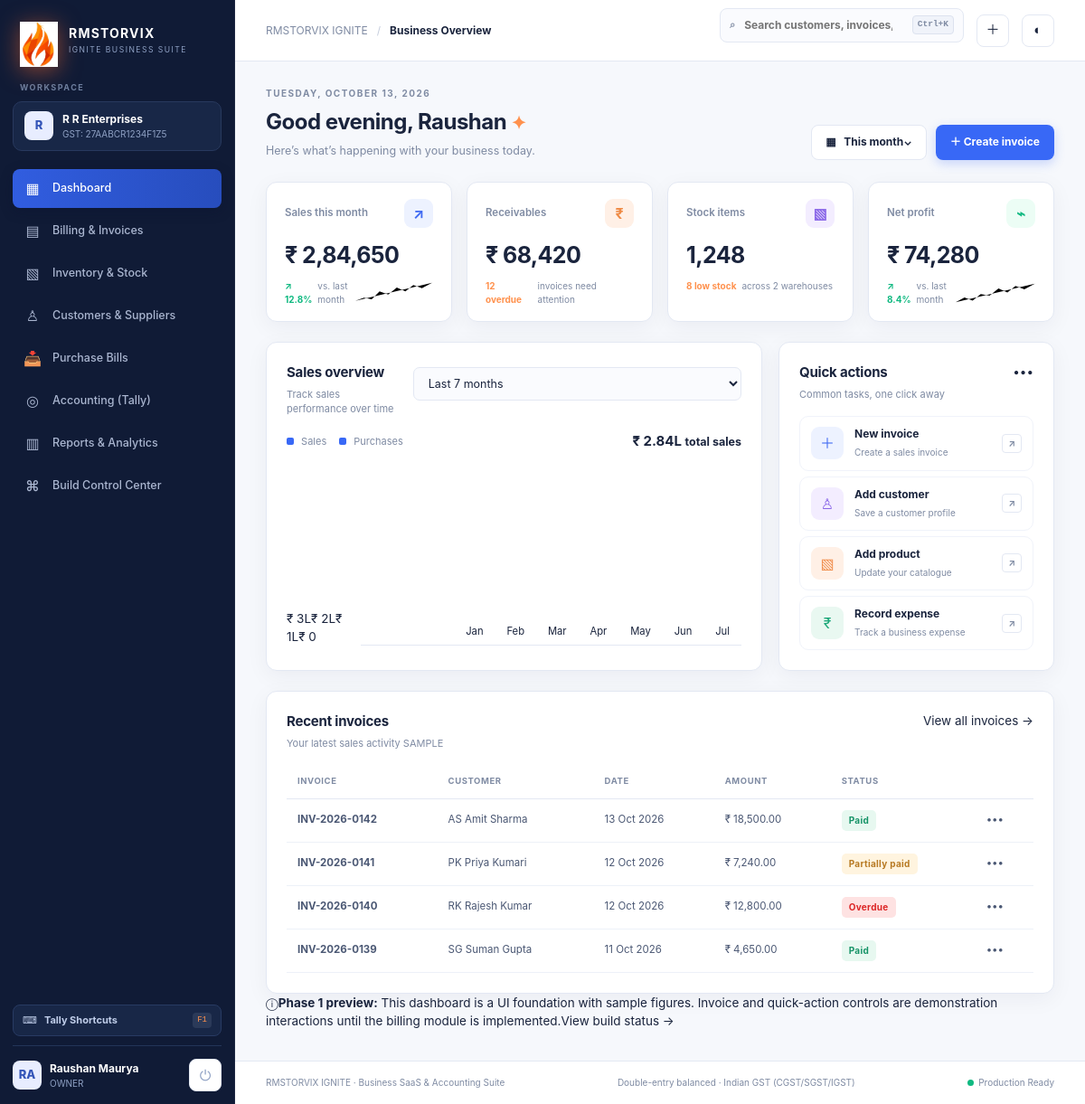
/dashboard (signed in), run on the app's committed database.
### tables this page shows
CREATE TABLE users (
  id INTEGER PRIMARY KEY AUTOINCREMENT,
  public_id TEXT NOT NULL UNIQUE,
  business_id INTEGER,
  full_name TEXT NOT NULL,
  email TEXT NOT NULL UNIQUE,
  mobile TEXT,
  password_hash TEXT NOT NULL,
  platform_role TEXT NOT NULL DEFAULT 'BUSINESS_USER' CHECK(platform_role IN ('SUPER_ADMIN','PLATFORM_ADMIN','BUSINESS_USER')),
  business_role TEXT NOT NULL DEFAULT 'OWNER' CHECK(business_role IN ('OWNER','ADMIN','ACCOUNTANT','BILLING_OPERATOR','INVENTORY_MANAGER','READ_ONLY')),
  account_status TEXT NOT NULL DEFAULT 'ACTIVE' CHECK(account_status IN ('PENDING_VERIFICATION','ACTIVE','LOCKED','DISABLED')),
  email_verified_at TEXT,
  mfa_enabled INTEGER NOT NULL DEFAULT 0,
  mfa_secret TEXT,
  last_login_at TEXT,
  created_at TEXT NOT NULL DEFAULT (datetime('now')),
  updated_at TEXT NOT NULL DEFAULT (datetime('now')),
  FOREIGN KEY (business_id) REFERENCES businesses(id) ON DELETE RESTRICT
);

CREATE TABLE businesses (
  id INTEGER PRIMARY KEY AUTOINCREMENT,
  public_id TEXT NOT NULL UNIQUE,
  business_name TEXT NOT NULL,
  owner_name TEXT NOT NULL,
  business_type TEXT,
  gstin TEXT,
  email TEXT NOT NULL,
  mobile TEXT NOT NULL,
  address_line TEXT,
  city TEXT,
  state TEXT,
  state_code TEXT,
  pin_code TEXT,
  financial_year_start_month INTEGER NOT NULL DEFAULT 4,
  currency TEXT NOT NULL DEFAULT 'INR',
  logo_url TEXT,
  tax_preference TEXT NOT NULL DEFAULT 'GST_REGISTERED',
  invoice_prefix TEXT NOT NULL DEFAULT 'INV',
  invoice_next_number INTEGER NOT NULL DEFAULT 1,
  approval_status TEXT NOT NULL DEFAULT 'PENDING' CHECK(approval_status IN ('PENDING','APPROVED','REJECTED','SUSPENDED')),
  approved_by INTEGER,
  approved_at TEXT,
  rejection_reason TEXT,
  is_active INTEGER NOT NULL DEFAULT 1,
  created_at TEXT NOT NULL DEFAULT (datetime('now')),
  updated_at TEXT NOT NULL DEFAULT (datetime('now'))
);

### app/bootstrap.php (called while the page is built, shortened)
<?php
function db(): PDO {
    static $pdo = null;
    $config = require dirname(__DIR__) . '/config/database.php';
    $driver = $config['driver'];
    if ($driver === 'mysql') {
        $mc = $config['mysql'];
        $dsn = sprintf('mysql:host=%s;port=%d;dbname=%s;charset=%s', $mc['host'], $mc['port'], $mc['database'], $mc['charset']);
        $pdo = new PDO($dsn, $mc['username'], $mc['password'], [
            PDO::ATTR_ERRMODE => PDO::ERRMODE_EXCEPTION,
            PDO::ATTR_DEFAULT_FETCH_MODE => PDO::FETCH_ASSOC,
            PDO::ATTR_EMULATE_PREPARES => false,
        ]);
    } else {
        $dbPath = $config['sqlite']['database'];
        $pdo = new PDO('sqlite:' . $dbPath, null, null, [
            PDO::ATTR_ERRMODE => PDO::ERRMODE_EXCEPTION,
            PDO::ATTR_DEFAULT_FETCH_MODE => PDO::FETCH_ASSOC,
        ]);
        $pdo->exec('PRAGMA journal_mode = WAL;');
        $pdo->exec('PRAGMA foreign_keys = ON;');
        $pdo->exec('PRAGMA busy_timeout = 5000;');
    }
    return $pdo;
}
function user(): ?array {
    return $_SESSION['user'] ?? null;
}
function login_required(): array {
    $u = user();
    $stmt = db()->prepare('
        SELECT u.id, u.full_name, u.email, u.mobile, u.platform_role, u.business_role, u.account_status,
               u.business_id, b.business_name, b.approval_status, b.gstin, b.currency
        FROM users u
        LEFT JOIN businesses b ON b.id = u.business_id
        WHERE u.id = ?
    ');
    $stmt->execute([(int)$u['id']]);
    $fresh = $stmt->fetch();
    return $fresh;
}

### resources/views/layout.php (the view, shortened to what this page needs)
<?php
$active = $active ?? 'dashboard';
$pageTitle = $pageTitle ?? 'Business overview';
$currentUser = function_exists('user') ? user() : null;
$bizName = $currentUser['business_name'] ?? 'Apex Enterprise Logistics';
$avatarLetter = strtoupper(substr($bizName, 0, 1) ?: 'A');
$userName = $currentUser['full_name'] ?? 'Workspace User';
$nav = [
  ['key'=>'dashboard','label'=>'Dashboard','icon'=>'▦','href'=>'/dashboard'],
  ['key'=>'invoices','label'=>'Billing & Invoices','icon'=>'▤','href'=>'/invoices'],
  ['key'=>'inventory','label'=>'Inventory & Stock','icon'=>'▧','href'=>'/inventory'],
  ['key'=>'parties','label'=>'Customers & Suppliers','icon'=>'♙','href'=>'/parties'],
  ['key'=>'purchases','label'=>'Purchase Bills','icon'=>'📥','href'=>'/purchases'],
  ['key'=>'accounting','label'=>'Accounting (Tally)','icon'=>'◎','href'=>'/accounting'],
  ['key'=>'reports','label'=>'Reports & Analytics','icon'=>'▥','href'=>'/reports'],
  ['key'=>'build-control','label'=>'Build Control Center','icon'=>'⌘','href'=>'/build-control'],
];
?>
<!doctype html>
<html lang="en">
<head>
  <link rel="stylesheet" href="/assets/css/app.css">
</head>
<body>
<div class="app-shell">
  <aside class="sidebar" id="sidebar">
    <a class="brand" href="/dashboard" aria-label="RMSTORVIX IGNITE home">
      <span class="brand-mark brand-logo">
        <img src="/assets/images/logo.png" alt="RMSTORVIX IGNITE Logo" class="brand-logo-img">
      </span>
      <span class="brand-copy"><strong>RMSTORVIX</strong><small>IGNITE BUSINESS SUITE</small></span>
    </a>
    <div class="workspace-label">WORKSPACE</div>
    <div class="workspace-switch">
      <span class="workspace-avatar"><?= htmlspecialchars($avatarLetter) ?></span>
      <span>
        <strong><?= htmlspecialchars($bizName) ?></strong>
        <small><?= !empty($currentUser['gstin']) ? 'GST: ' . htmlspecialchars($currentUser['gstin']) : 'Active Workspace' ?></small>
      </span>
    </div>
    <nav aria-label="Main navigation">
      <?php foreach ($nav as $item): ?>
      <a class="nav-item <?= $active === $item['key'] ? 'active' : '' ?>" href="<?= htmlspecialchars($item['href']) ?>">
        <span class="nav-icon" aria-hidden="true"><?= $item['icon'] ?></span><span><?= htmlspecialchars($item['label']) ?></span>
      </a>
      <?php endforeach; ?>
    </nav>
    <div class="sidebar-bottom">
      <div class="tally-badge" id="openShortcutsBtn" title="Press F1 for keyboard shortcuts" style="margin-bottom:10px;cursor:pointer;padding:8px 10px;background:#182747;border-radius:8px;font-size:11px;color:#c0ceea;display:flex;align-items:center;gap:8px;">
        <span>⌨</span> <strong>Tally Shortcuts</strong> <kbd style="margin-left:auto;background:#2b3a59;padding:2px 5px;border-radius:4px;font-size:9px;">F1</kbd>
      </div>
      <div class="user-profile">
        <span class="profile-avatar"><?= htmlspecialchars(strtoupper(substr($userName, 0, 2))) ?></span>
        <span>
          <strong><?= htmlspecialchars($userName) ?></strong>
          <small><?= htmlspecialchars($currentUser['business_role'] ?? 'Owner') ?></small>
        </span>
        <a href="/logout" class="icon-button" title="Logout" style="margin-left:auto;text-decoration:none;font-size:16px;">⏻</a>
      </div>
    </div>
  </aside>
  <main class="main">
    <header class="topbar">
      <div class="breadcrumbs"><span>RMSTORVIX IGNITE</span><span class="crumb-sep">/</span><strong><?= htmlspecialchars($pageTitle) ?></strong></div>
      <div class="topbar-actions">
        <label class="searchbox"><span>⌕</span><input id="globalSearch" type="search" placeholder="Search customers, invoices, items..." aria-label="Search"><kbd>Ctrl+K</kbd></label>
        <button class="icon-button" id="quickActionHeaderBtn" title="Quick Action (F8 New Invoice)">＋</button>
        <button class="theme-toggle" id="themeToggle" aria-label="Toggle light or dark theme">◐</button>
      </div>
    </header>
    <div class="content">
      <?php if (isset($contentView) && file_exists($contentView)): ?>
        <?php require $contentView; ?>
      <?php elseif (isset($bodyContent)): ?>
        <?= $bodyContent ?>
      <?php else: ?>
        <?php require __DIR__ . '/dashboard.php'; ?>
      <?php endif; ?>
    </div>
    <footer class="footer">
      <span>RMSTORVIX IGNITE · Business SaaS & Accounting Suite</span>
      <span>Double-entry balanced · Indian GST (CGST/SGST/IGST)</span>
      <span><span class="status-dot"></span>Production Ready</span>
    </footer>
  </main>
</div>
</body>
</html>

### public/index.php (shortened to what this page needs)
<?php
require_once __DIR__ . '/../app/bootstrap.php';
$uri = parse_url($_SERVER['REQUEST_URI'] ?? '/', PHP_URL_PATH) ?: '/';
$uri = rtrim($uri, '/');
$tenantRoutes = [
    '/dashboard' => ['title' => 'Business Overview', 'active' => 'dashboard', 'view' => __DIR__ . '/../resources/views/dashboard.php'],
    '/invoices' => ['title' => 'Billing & Invoices', 'active' => 'invoices', 'view' => __DIR__ . '/../resources/views/invoices.php'],
    '/billing' => ['title' => 'Billing & Invoices', 'active' => 'invoices', 'view' => __DIR__ . '/../resources/views/invoices.php'],
    '/purchases' => ['title' => 'Purchase Bills & Inward Supplies', 'active' => 'purchases', 'view' => __DIR__ . '/../resources/views/purchases.php'],
    '/inventory' => ['title' => 'Item Master & Stock', 'active' => 'inventory', 'view' => __DIR__ . '/../resources/views/inventory.php'],
    '/items' => ['title' => 'Item Master & Stock', 'active' => 'inventory', 'view' => __DIR__ . '/../resources/views/inventory.php'],
    '/parties' => ['title' => 'Customers & Suppliers', 'active' => 'parties', 'view' => __DIR__ . '/../resources/views/parties.php'],
    '/reports' => ['title' => 'Statutory Compliance & Reports', 'active' => 'reports', 'view' => __DIR__ . '/../resources/views/reports.php'],
    '/accounting' => ['title' => 'General Ledger & Day Book', 'active' => 'accounting', 'view' => __DIR__ . '/../resources/views/ledger.php'],
    '/ledger' => ['title' => 'General Ledger & Day Book', 'active' => 'accounting', 'view' => __DIR__ . '/../resources/views/ledger.php'],
    '/build-control' => ['title' => 'Build Control Center', 'active' => 'build-control', 'view' => __DIR__ . '/../resources/views/build-control.php'],
];
if (isset($tenantRoutes[$uri])) {
    $currentUser = login_required();
    $pageTitle = $tenantRoutes[$uri]['title'];
    $active = $tenantRoutes[$uri]['active'];
    $contentView = $tenantRoutes[$uri]['view'];
    require __DIR__ . '/../resources/views/layout.php';
    exit;
}
    ?>
    <?php
exit;

### resources/views/dashboard.php (shortened to what this page needs)
<section class="page-heading">
  <div><p class="eyebrow">TUESDAY, OCTOBER 13, 2026</p><h1>Good evening, Raushan <span>✦</span></h1><p class="subheading">Here’s what’s happening with your business today.</p></div>
  <div class="heading-actions"><button class="button button-secondary" id="dateRange">▦ &nbsp; This month⌄</button><button class="button button-primary" id="createInvoice">＋ Create invoice</button></div>
</section>
<section class="metric-grid" aria-label="Business summary">
  <article class="metric-card"><div class="metric-top"><span>Sales this month</span><span class="metric-icon blue">↗</span></div><div class="metric-value">₹ 2,84,650</div><div class="metric-foot"><span class="trend positive">↗ 12.8%</span><span>vs. last month</span><svg class="sparkline" viewBox="0 0 100 30" aria-hidden="true"><path d="M1 25 L12 21 L22 23 L32 13 L43 17 L54 8 L65 13 L75 5 L86 9 L99 2"/></svg></div></article>
  <article class="metric-card"><div class="metric-top"><span>Receivables</span><span class="metric-icon orange">₹</span></div><div class="metric-value">₹ 68,420</div><div class="metric-foot"><span class="trend warning">12 overdue</span><span>invoices need attention</span></div><div class="mini-progress"><span style="width:62%"></span></div></article>
  <article class="metric-card"><div class="metric-top"><span>Stock items</span><span class="metric-icon purple">▧</span></div><div class="metric-value">1,248</div><div class="metric-foot"><span class="trend warning">8 low stock</span><span>across 2 warehouses</span></div><div class="mini-progress purple-progress"><span style="width:78%"></span></div></article>
  <article class="metric-card"><div class="metric-top"><span>Net profit</span><span class="metric-icon green">⌁</span></div><div class="metric-value">₹ 74,280</div><div class="metric-foot"><span class="trend positive">↗ 8.4%</span><span>vs. last month</span><svg class="sparkline green-line" viewBox="0 0 100 30" aria-hidden="true"><path d="M1 26 L12 20 L22 24 L32 16 L43 18 L54 9 L65 14 L75 6 L86 10 L99 3"/></svg></div></article>
</section>
<section class="dashboard-grid">
  <article class="panel sales-panel">
    <div class="panel-heading"><div><h2>Sales overview</h2><p>Track sales performance over time</p></div><select aria-label="Sales chart period"><option>Last 7 months</option><option>Last 30 days</option><option>This year</option></select></div>
    <div class="chart-legend"><span><i class="legend-sales"></i> Sales</span><span><i class="legend-purchases"></i> Purchases</span><strong>₹ 2.84L <small>total sales</small></strong></div>
    <div class="chart" role="img" aria-label="Sample bar chart of monthly sales and purchases">
      <div class="y-labels"><span>₹ 3L</span><span>₹ 2L</span><span>₹ 1L</span><span>₹ 0</span></div>
      <div class="chart-area"><div class="grid-line g1"></div><div class="grid-line g2"></div><div class="grid-line g3"></div><div class="grid-line g4"></div>
      <?php foreach ([['Jan',42,25],['Feb',58,38],['Mar',49,30],['Apr',72,44],['May',61,37],['Jun',86,54],['Jul',77,48]] as $bar): ?>
      <div class="bar-group"><div class="bars"><span class="bar sales-bar" style="height:<?= $bar[1] ?>%"></span><span class="bar purchase-bar" style="height:<?= $bar[2] ?>%"></span></div><small><?= $bar[0] ?></small></div>
      <?php endforeach; ?>
      </div>
    </div>
  </article>
  <article class="panel quick-panel"><div class="panel-heading"><div><h2>Quick actions</h2><p>Common tasks, one click away</p></div><span class="more">•••</span></div>
    <div class="quick-actions">
      <button class="quick-action" data-action="New invoice"><span class="quick-icon q-blue">＋</span><span><strong>New invoice</strong><small>Create a sales invoice</small></span><b>↗</b></button>
      <button class="quick-action" data-action="Add customer"><span class="quick-icon q-purple">♙</span><span><strong>Add customer</strong><small>Save a customer profile</small></span><b>↗</b></button>
      <button class="quick-action" data-action="Add product"><span class="quick-icon q-orange">▧</span><span><strong>Add product</strong><small>Update your catalogue</small></span><b>↗</b></button>
      <button class="quick-action" data-action="Record expense"><span class="quick-icon q-green">₹</span><span><strong>Record expense</strong><small>Track a business expense</small></span><b>↗</b></button>
    </div>
  </article>
</section>
<section class="panel transactions-panel">
  <div class="panel-heading"><div><h2>Recent invoices</h2><p>Your latest sales activity <span class="sample-label">SAMPLE</span></p></div><a class="text-link" href="#invoices">View all invoices →</a></div>
  <div class="table-wrap"><table><thead><tr><th>INVOICE</th><th>CUSTOMER</th><th>DATE</th><th>AMOUNT</th><th>STATUS</th><th></th></tr></thead><tbody>
  <tr><td><strong>INV-2026-0142</strong></td><td><span class="table-avatar av-blue">AS</span> Amit Sharma</td><td>13 Oct 2026</td><td class="amount">₹ 18,500.00</td><td><span class="pill paid">Paid</span></td><td>•••</td></tr>
  <tr><td><strong>INV-2026-0141</strong></td><td><span class="table-avatar av-orange">PK</span> Priya Kumari</td><td>12 Oct 2026</td><td class="amount">₹ 7,240.00</td><td><span class="pill pending">Partially paid</span></td><td>•••</td></tr>
  <tr><td><strong>INV-2026-0140</strong></td><td><span class="table-avatar av-purple">RK</span> Rajesh Kumar</td><td>12 Oct 2026</td><td class="amount">₹ 12,800.00</td><td><span class="pill overdue">Overdue</span></td><td>•••</td></tr>
  <tr><td><strong>INV-2026-0139</strong></td><td><span class="table-avatar av-green">SG</span> Suman Gupta</td><td>11 Oct 2026</td><td class="amount">₹ 4,650.00</td><td><span class="pill paid">Paid</span></td><td>•••</td></tr>
  </tbody></table></div>
</section>
<div class="notice-row"><span class="notice-icon">ⓘ</span><span><strong>Phase 1 preview:</strong> This dashboard is a UI foundation with sample figures. Invoice and quick-action controls are demonstration interactions until the billing module is implemented.</span><a href="/build-control">View build status →</a></div>

### data on the page
users: business.business_name "R", business.business_name "R R Enterprises", business.gstin "27AABCR1234F1Z5", full_name "RA", full_name "Raushan Maurya", business_role "OWNER"

### other printed values
$item['icon'] "▦"
$item['label'] "Dashboard"
$item['icon'] "▤"
$item['label'] "Billing & Invoices"
$item['icon'] "▧"
$item['label'] "Inventory & Stock"
$item['icon'] "♙"
$item['label'] "Customers & Suppliers"
$item['icon'] "📥"
$item['label'] "Purchase Bills"
$item['icon'] "◎"
$item['label'] "Accounting (Tally)"
$item['icon'] "▥"
$item['label'] "Reports & Analytics"
$item['icon'] "⌘"
